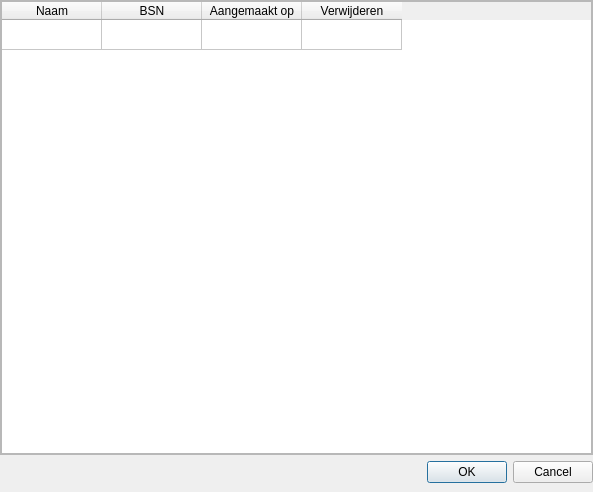
<?xml version="1.0" encoding="UTF-8"?>
<ui version="4.0">
 <class>PendingConnectionsDialog</class>
 <widget class="QDialog" name="PendingConnectionsDialog">
  <property name="geometry">
   <rect>
    <x>0</x>
    <y>0</y>
    <width>593</width>
    <height>492</height>
   </rect>
  </property>
  <property name="windowTitle">
   <string>MNNU-Desktop openstaande connectie verzoeken</string>
  </property>
  <property name="windowIcon">
   <iconset resource="../resource.qrc">
    <normaloff>:/images/img/mnnu_icon.png</normaloff>:/images/img/mnnu_icon.png</iconset>
  </property>
  <layout class="QGridLayout" name="gridLayout">
   <property name="leftMargin">
    <number>0</number>
   </property>
   <property name="topMargin">
    <number>0</number>
   </property>
   <property name="rightMargin">
    <number>0</number>
   </property>
   <property name="bottomMargin">
    <number>9</number>
   </property>
   <item row="0" column="0">
    <widget class="QScrollArea" name="scrollArea">
     <property name="widgetResizable">
      <bool>true</bool>
     </property>
     <widget class="QWidget" name="scrollAreaWidgetContents">
      <property name="geometry">
       <rect>
        <x>0</x>
        <y>0</y>
        <width>591</width>
        <height>452</height>
       </rect>
      </property>
      <layout class="QGridLayout" name="gridLayout_2">
       <property name="leftMargin">
        <number>0</number>
       </property>
       <property name="topMargin">
        <number>0</number>
       </property>
       <property name="rightMargin">
        <number>0</number>
       </property>
       <property name="bottomMargin">
        <number>0</number>
       </property>
       <property name="horizontalSpacing">
        <number>0</number>
       </property>
       <item row="0" column="0">
        <widget class="QTableWidget" name="tableWidget">
         <property name="sizePolicy">
          <sizepolicy hsizetype="Preferred" vsizetype="Preferred">
           <horstretch>0</horstretch>
           <verstretch>0</verstretch>
          </sizepolicy>
         </property>
         <property name="minimumSize">
          <size>
           <width>0</width>
           <height>0</height>
          </size>
         </property>
         <property name="autoScroll">
          <bool>true</bool>
         </property>
         <property name="editTriggers">
          <set>QAbstractItemView::NoEditTriggers</set>
         </property>
         <property name="alternatingRowColors">
          <bool>true</bool>
         </property>
         <property name="selectionMode">
          <enum>QAbstractItemView::NoSelection</enum>
         </property>
         <property name="showGrid">
          <bool>true</bool>
         </property>
         <property name="gridStyle">
          <enum>Qt::SolidLine</enum>
         </property>
         <property name="cornerButtonEnabled">
          <bool>true</bool>
         </property>
         <property name="rowCount">
          <number>1</number>
         </property>
         <attribute name="verticalHeaderVisible">
          <bool>false</bool>
         </attribute>
         <row/>
         <column>
          <property name="text">
           <string>Naam</string>
          </property>
         </column>
         <column>
          <property name="text">
           <string>BSN</string>
          </property>
         </column>
         <column>
          <property name="text">
           <string>Aangemaakt op</string>
          </property>
         </column>
         <column>
          <property name="text">
           <string>Verwijderen</string>
          </property>
         </column>
        </widget>
       </item>
      </layout>
     </widget>
    </widget>
   </item>
   <item row="1" column="0">
    <widget class="QDialogButtonBox" name="buttonBox">
     <property name="orientation">
      <enum>Qt::Horizontal</enum>
     </property>
     <property name="standardButtons">
      <set>QDialogButtonBox::Cancel|QDialogButtonBox::Ok</set>
     </property>
    </widget>
   </item>
  </layout>
 </widget>
 <resources>
  <include location="../resource.qrc"/>
 </resources>
 <connections>
  <connection>
   <sender>buttonBox</sender>
   <signal>accepted()</signal>
   <receiver>PendingConnectionsDialog</receiver>
   <slot>accept()</slot>
   <hints>
    <hint type="sourcelabel">
     <x>248</x>
     <y>254</y>
    </hint>
    <hint type="destinationlabel">
     <x>157</x>
     <y>274</y>
    </hint>
   </hints>
  </connection>
  <connection>
   <sender>buttonBox</sender>
   <signal>rejected()</signal>
   <receiver>PendingConnectionsDialog</receiver>
   <slot>reject()</slot>
   <hints>
    <hint type="sourcelabel">
     <x>316</x>
     <y>260</y>
    </hint>
    <hint type="destinationlabel">
     <x>286</x>
     <y>274</y>
    </hint>
   </hints>
  </connection>
 </connections>
</ui>
